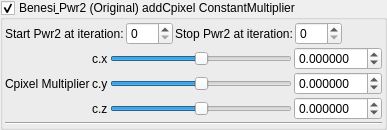
    <widget class="MyGroupBox" name="groupCheck_transf_addCpixel_enabled">
     <property name="toolTip">
      <string>&lt;html&gt;&lt;head/&gt;&lt;body&gt;&lt;p&gt;Cpixel is CVector3 c = ( c.x, c.y, c.z). It is each original point (pixel) in 3D space where the iteration starts from, ( c = original z for each point .) It is commonly found in formula structures z = f(z) + c.&lt;/p&gt;&lt;p&gt;The Cpixel multiplier effectively scales this point &amp;quot;c&amp;quot;.&lt;/p&gt;&lt;p&gt;In this formula the c.y and c.z components of &amp;quot;CVector3 c&amp;quot; are swapped before being multiplied by &amp;quot;CVector3 z&amp;quot; components.&lt;br/&gt;&lt;/p&gt;&lt;/body&gt;&lt;/html&gt;</string>
     </property>
     <property name="title">
      <string>Benesi&amp; Pwr2 (Original) addCpixel ConstantMultiplier</string>
     </property>
     <property name="checkable">
      <bool>true</bool>
     </property>
     <layout class="QVBoxLayout" name="verticalLayout_51">
      <property name="spacing">
       <number>2</number>
      </property>
      <property name="leftMargin">
       <number>2</number>
      </property>
      <property name="topMargin">
       <number>2</number>
      </property>
      <property name="rightMargin">
       <number>2</number>
      </property>
      <property name="bottomMargin">
       <number>2</number>
      </property>
      <item>
       <layout class="QGridLayout" name="gridLayout_67">
        <property name="spacing">
         <number>2</number>
        </property>
        <item row="1" column="5">
         <spacer name="horizontalSpacer_39">
          <property name="orientation">
           <enum>Qt::Horizontal</enum>
          </property>
          <property name="sizeHint" stdset="0">
           <size>
            <width>40</width>
            <height>20</height>
           </size>
          </property>
         </spacer>
        </item>
        <item row="1" column="2">
         <widget class="QLabel" name="label_254">
          <property name="text">
           <string>Stop Pwr2 at iteration:</string>
          </property>
         </widget>
        </item>
        <item row="1" column="3">
         <widget class="MySpinBox" name="spinboxInt_transf_stop_iterations_F">
          <property name="sizePolicy">
           <sizepolicy hsizetype="Minimum" vsizetype="Maximum">
            <horstretch>0</horstretch>
            <verstretch>0</verstretch>
           </sizepolicy>
          </property>
          <property name="maximum">
           <number>250</number>
          </property>
         </widget>
        </item>
        <item row="1" column="1">
         <widget class="MySpinBox" name="spinboxInt_transf_start_iterations_F">
          <property name="sizePolicy">
           <sizepolicy hsizetype="Minimum" vsizetype="Maximum">
            <horstretch>0</horstretch>
            <verstretch>0</verstretch>
           </sizepolicy>
          </property>
          <property name="maximum">
           <number>250</number>
          </property>
         </widget>
        </item>
        <item row="1" column="0">
         <widget class="QLabel" name="label_255">
          <property name="text">
           <string>Start Pwr2 at iteration:</string>
          </property>
         </widget>
        </item>
       </layout>
      </item>
      <item>
       <layout class="QGridLayout" name="gridLayout_24">
        <property name="spacing">
         <number>2</number>
        </property>
        <item row="1" column="0">
         <widget class="QLabel" name="label_129">
          <property name="text">
           <string>Cpixel Multiplier</string>
          </property>
         </widget>
        </item>
        <item row="1" column="3">
         <widget class="MyDoubleSpinBox" name="spinbox3_transf_constant_multiplierA_100_y">
          <property name="sizePolicy">
           <sizepolicy hsizetype="Minimum" vsizetype="Maximum">
            <horstretch>0</horstretch>
            <verstretch>0</verstretch>
           </sizepolicy>
          </property>
          <property name="decimals">
           <number>6</number>
          </property>
          <property name="minimum">
           <double>-99.989999999999995</double>
          </property>
          <property name="maximum">
           <double>99.989999999999995</double>
          </property>
          <property name="singleStep">
           <double>0.100000000000000</double>
          </property>
         </widget>
        </item>
        <item row="1" column="1">
         <widget class="QLabel" name="label_130">
          <property name="text">
           <string notr="true">c.y</string>
          </property>
         </widget>
        </item>
        <item row="0" column="1">
         <widget class="QLabel" name="label_131">
          <property name="text">
           <string notr="true">c.x</string>
          </property>
         </widget>
        </item>
        <item row="2" column="2">
         <widget class="QSlider" name="slider3_transf_constant_multiplierA_100_z">
          <property name="sizePolicy">
           <sizepolicy hsizetype="Expanding" vsizetype="Maximum">
            <horstretch>0</horstretch>
            <verstretch>0</verstretch>
           </sizepolicy>
          </property>
          <property name="minimum">
           <number>-5000000</number>
          </property>
          <property name="maximum">
           <number>5000000</number>
          </property>
          <property name="orientation">
           <enum>Qt::Horizontal</enum>
          </property>
         </widget>
        </item>
        <item row="2" column="1">
         <widget class="QLabel" name="label_132">
          <property name="text">
           <string notr="true">c.z</string>
          </property>
         </widget>
        </item>
        <item row="0" column="3">
         <widget class="MyDoubleSpinBox" name="spinbox3_transf_constant_multiplierA_100_x">
          <property name="sizePolicy">
           <sizepolicy hsizetype="Minimum" vsizetype="Maximum">
            <horstretch>0</horstretch>
            <verstretch>0</verstretch>
           </sizepolicy>
          </property>
          <property name="prefix">
           <string/>
          </property>
          <property name="decimals">
           <number>6</number>
          </property>
          <property name="minimum">
           <double>-99.989999999999995</double>
          </property>
          <property name="singleStep">
           <double>0.100000000000000</double>
          </property>
         </widget>
        </item>
        <item row="0" column="2">
         <widget class="QSlider" name="slider3_transf_constant_multiplierA_100_x">
          <property name="sizePolicy">
           <sizepolicy hsizetype="Expanding" vsizetype="Maximum">
            <horstretch>0</horstretch>
            <verstretch>0</verstretch>
           </sizepolicy>
          </property>
          <property name="minimum">
           <number>-5000000</number>
          </property>
          <property name="maximum">
           <number>5000000</number>
          </property>
          <property name="orientation">
           <enum>Qt::Horizontal</enum>
          </property>
         </widget>
        </item>
        <item row="1" column="2">
         <widget class="QSlider" name="slider3_transf_constant_multiplierA_100_y">
          <property name="sizePolicy">
           <sizepolicy hsizetype="Expanding" vsizetype="Maximum">
            <horstretch>0</horstretch>
            <verstretch>0</verstretch>
           </sizepolicy>
          </property>
          <property name="minimum">
           <number>-5000000</number>
          </property>
          <property name="maximum">
           <number>5000000</number>
          </property>
          <property name="orientation">
           <enum>Qt::Horizontal</enum>
          </property>
         </widget>
        </item>
        <item row="2" column="3">
         <widget class="MyDoubleSpinBox" name="spinbox3_transf_constant_multiplierA_100_z">
          <property name="sizePolicy">
           <sizepolicy hsizetype="Minimum" vsizetype="Maximum">
            <horstretch>0</horstretch>
            <verstretch>0</verstretch>
           </sizepolicy>
          </property>
          <property name="decimals">
           <number>6</number>
          </property>
          <property name="minimum">
           <double>-99.989999999999995</double>
          </property>
          <property name="maximum">
           <double>99.989999999999995</double>
          </property>
          <property name="singleStep">
           <double>0.100000000000000</double>
          </property>
         </widget>
        </item>
        <item row="3" column="0" colspan="4">
         <widget class="Line" name="line_31">
          <property name="orientation">
           <enum>Qt::Horizontal</enum>
          </property>
         </widget>
        </item>
       </layout>
      </item>
     </layout>
    </widget>
